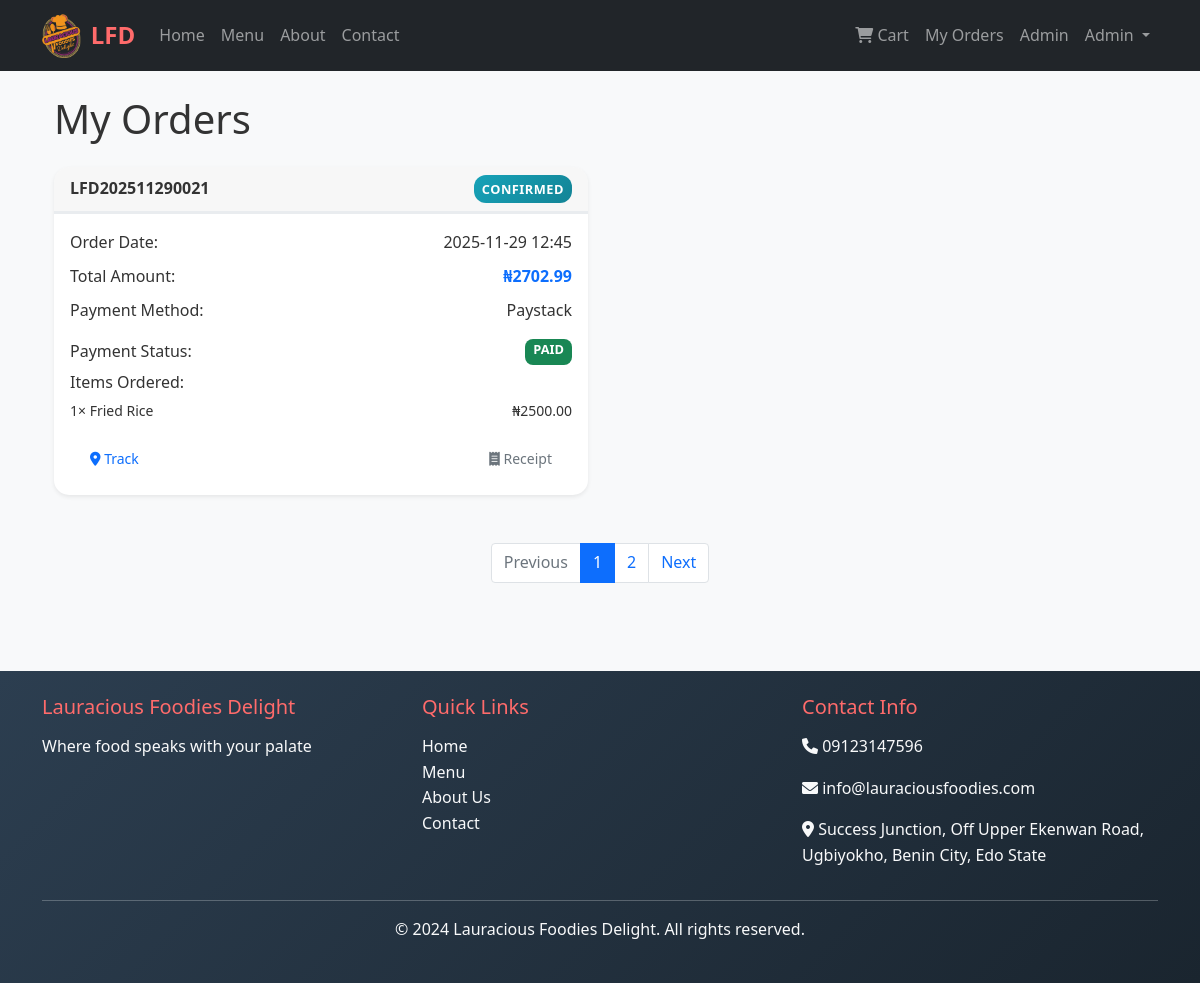
The page /orders/my_orders (signed in) on the database its author committed.
### app/models.py (models this page shows, shortened)
class User(UserMixin, db.Model):
    id = db.Column(db.Integer, primary_key=True)
    username = db.Column(db.String(80), unique=True, nullable=False)
    email = db.Column(db.String(120), unique=True, nullable=False)
    password_hash = db.Column(db.String(128))
    first_name = db.Column(db.String(50), nullable=False)
    last_name = db.Column(db.String(50), nullable=False)
    phone = db.Column(db.String(20))
    address = db.Column(db.Text)
    is_admin = db.Column(db.Boolean, default=False)
    created_at = db.Column(db.DateTime, default=datetime.utcnow)
    orders = db.relationship('Order', backref='customer', lazy='dynamic')

class Order(db.Model):
    id = db.Column(db.Integer, primary_key=True)
    order_number = db.Column(db.String(20), unique=True, nullable=False)
    customer_id = db.Column(db.Integer, db.ForeignKey('user.id'), nullable=False)
    total_amount = db.Column(db.Float, nullable=False, default=0.0)
    status = db.Column(db.String(20), default='pending')
    payment_method = db.Column(db.String(50))
    delivery_address = db.Column(db.Text)
    phone_number = db.Column(db.String(20))
    notes = db.Column(db.Text)
    created_at = db.Column(db.DateTime, default=datetime.utcnow)
    updated_at = db.Column(db.DateTime, default=datetime.utcnow, onupdate=datetime.utcnow)
    paystack_ref   = db.Column(db.String(40), unique=True, nullable=True)
    payment_status = db.Column(db.String(20), default='pending')
    order_items = db.relationship('OrderItem', backref='order', lazy='dynamic', cascade='all, delete-orphan')

class OrderItem(db.Model):
    id = db.Column(db.Integer, primary_key=True)
    order_id = db.Column(db.Integer, db.ForeignKey('order.id'), nullable=False)
    menu_item_id = db.Column(db.Integer, db.ForeignKey('menu_item.id'), nullable=False)
    quantity = db.Column(db.Integer, nullable=False)
    unit_price = db.Column(db.Float, nullable=False)
    subtotal = db.Column(db.Float, nullable=False)

class MenuItem(db.Model):
    id = db.Column(db.Integer, primary_key=True)
    name = db.Column(db.String(100), nullable=False)
    description = db.Column(db.Text)
    price = db.Column(db.Float, nullable=False)
    image_url = db.Column(db.String(200))
    is_available = db.Column(db.Boolean, default=True)
    preparation_time = db.Column(db.Integer, default=15)  # in minutes
    category_id = db.Column(db.Integer, db.ForeignKey('category.id'), nullable=False)
    created_at = db.Column(db.DateTime, default=datetime.utcnow)
    order_items = db.relationship('OrderItem', backref='menu_item', lazy='dynamic')

### app/routes/orders.py (the view)
@bp.route('/my_orders')
@login_required
def my_orders():
    orders = Order.query.filter_by(customer_id=current_user.id).order_by(Order.created_at.desc()).all()
    return render_template('my_orders.html', orders=orders)

### app/templates/my_orders.html (shortened to what this page needs)
{% extends "base.html" %}
{% block content %}
<div class="container">
    <h1 class="mb-4">My Orders</h1>
    {% if orders %}
        <div class="row">
            {% for order in orders %}
            <div class="col-lg-6 mb-4">
                <div class="card h-100 shadow-sm">
                    <div class="card-header d-flex justify-content-between align-items-center">
                        <strong>{{ order.order_number }}</strong>
                        <span class="order-status status-{{ order.status }}">{{ order.status.title() }}</span>
                    </div>
                    <div class="card-body">
                        <div class="d-flex justify-content-between mb-2">
                            <span>Order Date:</span>
                            <span>{{ order.created_at.strftime('%Y-%m-%d %H:%M') }}</span>
                        </div>
                        <div class="d-flex justify-content-between mb-2">
                            <span>Total Amount:</span>
                            <strong class="text-primary">₦{{ "%.2f"|format(order.total_amount) }}</strong>
                        </div>
                        <div class="d-flex justify-content-between mb-3">
                            <span>Payment Method:</span>
                            <span>{{ order.payment_method.title() }}</span>
                        </div>
                        <div class="d-flex justify-content-between mb-2">
                            <span>Payment Status:</span>
                            {% if order.payment_status == 'paid' %}
                                <span class="badge bg-success">PAID</span>
                            {% else %}
                                <span class="badge bg-warning text-dark">PENDING</span>
                            {% endif %}
                        </div>
                        <h6 class="mb-2">Items Ordered:</h6>
                        <ul class="list-unstyled mb-3">
                            {% for order_item in order.order_items %}
                            <li class="small d-flex justify-content-between">
                                <span>{{ order_item.quantity }}× {{ order_item.menu_item.name }}</span>
                                <span>₦{{ "%.2f"|format(order_item.subtotal) }}</span>
                            </li>
                            {% endfor %}
                        </ul>
                        <div class="d-flex gap-2">
                            <a href="{{ url_for('orders.track_order', order_number=order.order_number) }}"
                               class="btn btn-sm btn-outline-primary">
                                <i class="fas fa-map-marker-alt"></i> Track
                            </a>
                            <a href="{{ url_for('orders.order_confirmation', order_id=order.id) }}"
                               class="btn btn-sm btn-outline-secondary ms-auto">
                                <i class="fas fa-receipt"></i> Receipt
                            </a>
                        </div>
                    </div>
                </div>
            </div>
            {% endfor %}
        </div>
        <nav aria-label="Orders pagination" class="mt-4">
            <ul class="pagination justify-content-center">
                <li class="page-item disabled">
                    <span class="page-link">Previous</span>
                </li>
                <li class="page-item active">
                    <span class="page-link">1</span>
                </li>
                <li class="page-item">
                    <a class="page-link" href="#">2</a>
                </li>
                <li class="page-item">
                    <a class="page-link" href="#">Next</a>
                </li>
            </ul>
        </nav>
    {% endif %}
</div>
{% endblock %}

### app/templates/base.html (shortened to what this page needs)
<!DOCTYPE html>
<html lang="en">
<head>
    <link href="https://cdn.jsdelivr.net/npm/bootstrap@5.1.3/dist/css/bootstrap.min.css" rel="stylesheet">
    <link rel="stylesheet" href="https://cdnjs.cloudflare.com/ajax/libs/font-awesome/6.0.0/css/all.min.css">
    <link rel="stylesheet" href="{{ url_for('static', filename='css/style.css') }}">
</head>
<body class="d-flex flex-column min-vh-100">
    <nav class="navbar navbar-expand-lg navbar-dark bg-dark">
        <div class="container">
            <a class="navbar-brand d-flex align-items-center" href="{{ url_for('main.index') }}">
                <img src="{{ url_for('static', filename='images/log.png') }}"
                     alt="Lauracious Logo"
                     style="height: 45px; width: auto; margin-right: 10px; border-radius: 5px;">
                <span>LFD</span>
            </a>
            <div class="collapse navbar-collapse" id="navbarNav">
                <ul class="navbar-nav me-auto">
                    <li class="nav-item">
                        <a class="nav-link" href="{{ url_for('main.index') }}">Home</a>
                    </li>
                    <li class="nav-item">
                        <a class="nav-link" href="{{ url_for('menu.menu') }}">Menu</a>
                    </li>
                    <li class="nav-item">
                        <a class="nav-link" href="{{ url_for('main.about') }}">About</a>
                    </li>
                    <li class="nav-item">
                        <a class="nav-link" href="{{ url_for('main.contact') }}">Contact</a>
                    </li>
                </ul>
                <ul class="navbar-nav">
                    {% if current_user.is_authenticated %}
                        <li class="nav-item">
                            <a class="nav-link position-relative" href="{{ url_for('orders.cart') }}">
                              <i class="fas fa-shopping-cart"></i> Cart
                            </a>
                          </li>
                        <li class="nav-item">
                            <a class="nav-link" href="{{ url_for('orders.my_orders') }}">My Orders</a>
                        </li>
                        {% if current_user.is_admin %}
                        <li class="nav-item">
                            <a class="nav-link" href="{{ url_for('admin.dashboard') }}">Admin</a>
                            </li>
                        {% endif %}
                        <li class="nav-item dropdown">
                            <a class="nav-link dropdown-toggle" href="#" id="navbarDropdown" data-bs-toggle="dropdown">
                                {{ current_user.first_name }}
                            </a>
                        </li>
                    {% endif %}
                </ul>
            </div>
        </div>
    </nav>
    <main class="container my-4 flex-grow-1">
        {% block content %}{% endblock %}
    </main>
    <footer class="bg-dark text-light mt-5 py-4">
        <div class="container">
            <div class="row">
                <div class="col-md-4">
                    <h5>Lauracious Foodies Delight</h5>
                    <p>Where food speaks with your palate</p>
                </div>
                <div class="col-md-4">
                    <h5>Quick Links</h5>
                    <ul class="list-unstyled">
                        <li><a href="{{ url_for('main.index') }}" class="text-light">Home</a></li>
                        <li><a href="{{ url_for('menu.menu') }}" class="text-light">Menu</a></li>
                        <li><a href="{{ url_for('main.about') }}" class="text-light">About Us</a></li>
                        <li><a href="{{ url_for('main.contact') }}" class="text-light">Contact</a></li>
                    </ul>
                </div>
                <div class="col-md-4">
                    <h5>Contact Info</h5>
                    <p><i class="fas fa-phone"></i> 09123147596</p>
                    <p><i class="fas fa-envelope"></i> info@lauraciousfoodies.com</p>
                    <p><i class="fas fa-map-marker-alt"></i> Success Junction, Off Upper Ekenwan Road, Ugbiyokho, Benin City, Edo State</p>
                </div>
            </div>
            <hr class="bg-light">
            <div class="text-center">
                <p>&copy; 2024 Lauracious Foodies Delight. All rights reserved.</p>
            </div>
        </div>
    </footer>
</body>
</html>

### app/static/css/style.css (style rules this page uses)
:root { --primary-color: #ff6b6b; --secondary-color: #4ecdc4; --dark-color: #2c3e50; --light-color: #ecf0f1; --success-color: #28a745; --warning-color: #ffc107; --danger-color: #dc3545; --info-color: #17a2b8; }
* { box-sizing: border-box; }
body { font-family: 'Segoe UI', Tahoma, Geneva, Verdana, sans-serif; line-height: 1.6; color: #333; background-color: #f8f9fa; }
.navbar-brand { font-weight: bold; font-size: 1.5rem; color: var(--primary-color) !important; }
.navbar-nav .nav-link { font-weight: 500; transition: color 0.3s ease; }
.card { transition: all 0.3s ease; border: none; border-radius: 15px; overflow: hidden; box-shadow: 0 4px 6px rgba(0, 0, 0, 0.1); }
.btn { border-radius: 25px; padding: 10px 20px; font-weight: 500; transition: all 0.3s ease; border: none; }
.order-status { padding: 5px 12px; border-radius: 20px; font-size: 0.85rem; font-weight: 600; text-transform: uppercase; letter-spacing: 0.5px; }
.status-confirmed { background: linear-gradient(135deg, var(--info-color), #138496); color: #fff; }
footer { background: linear-gradient(135deg, var(--dark-color), #1a252f); margin-top: auto; }
footer h5 { color: var(--primary-color); margin-bottom: 15px; }
footer a { color: #bdc3c7; text-decoration: none; transition: color 0.3s ease; }
.badge { font-size: 0.8rem; padding: 4px 8px; border-radius: 8px; }

### app/templates/my_orders.html (style rules this page uses)
.card { transition: all 0.3s ease; }
.order-status { font-size: 0.8rem; padding: 4px 8px; border-radius: 12px; }
.card-header { border-bottom: 3px solid #e9ecef; }
.card-header .status-confirmed { border-bottom-color: var(--info-color); }

### rows shown on the page
User: first_name "Admin"
Order: order_number "LFD202511290021", status "CONFIRMED", created_at "2025-11-29 12:45", total_amount "2702.99", payment_method "Paystack", payment_status "PAID"
OrderItem: quantity "1", menu_item.name "Fried Rice", subtotal "2500.00"
